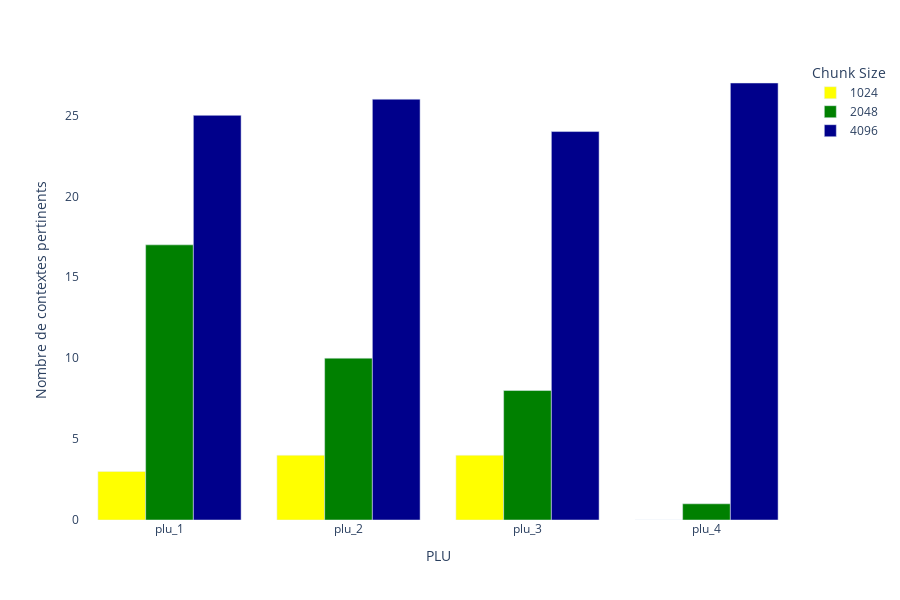

Source (notebook cell):
### Code cell
df_grouped = sum_pertinence_by_plu.reset_index()
df_grouped['chunk_size'] = df_grouped['chunk_size'].astype('category')
custom_colors = {1024: 'yellow', 2048: 'green', 4096: 'darkblue'}

fig = px.bar(df_grouped, 
             x='PLU', 
             y='Pertinence retriever', 
             color='chunk_size', 
             barmode='group',
             labels={'Pertinence retriever': 'Nombre de contextes pertinents', 'chunk_size': 'Chunk Size', 'PLU': 'PLU'},
             color_discrete_map=custom_colors)

fig.update_layout(
    plot_bgcolor='white',
    width=900,
    height=600
)
fig.show()

### Figure 1 — Plotly figure (JSON) as saved in the notebook; plotly's stock layout.template omitted (floating-point values rounded to 4 significant figures)
{"data": [{"alignmentgroup": "True", "hovertemplate": "Chunk Size=1024<br>PLU=%{x}<br>Nombre de contextes pertinents=%{y}<extra></extra>", "legendgroup": "1024", "marker": {"color": "yellow", "pattern": {"shape": ""}}, "name": "1024", "offsetgroup": "1024", "orientation": "v", "showlegend": true, "textposition": "auto", "type": "bar", "x": ["plu_1", "plu_2", "plu_3", "plu_4"], "xaxis": "x", "y": [3, 4, 4, 0], "yaxis": "y"}, {"alignmentgroup": "True", "hovertemplate": "Chunk Size=2048<br>PLU=%{x}<br>Nombre de contextes pertinents=%{y}<extra></extra>", "legendgroup": "2048", "marker": {"color": "green", "pattern": {"shape": ""}}, "name": "2048", "offsetgroup": "2048", "orientation": "v", "showlegend": true, "textposition": "auto", "type": "bar", "x": ["plu_1", "plu_2", "plu_3", "plu_4"], "xaxis": "x", "y": [17, 10, 8, 1], "yaxis": "y"}, {"alignmentgroup": "True", "hovertemplate": "Chunk Size=4096<br>PLU=%{x}<br>Nombre de contextes pertinents=%{y}<extra></extra>", "legendgroup": "4096", "marker": {"color": "darkblue", "pattern": {"shape": ""}}, "name": "4096", "offsetgroup": "4096", "orientation": "v", "showlegend": true, "textposition": "auto", "type": "bar", "x": ["plu_1", "plu_2", "plu_3", "plu_4"], "xaxis": "x", "y": [25, 26, 24, 27], "yaxis": "y"}], "layout": {"barmode": "group", "height": 600, "legend": {"title": {"text": "Chunk Size"}, "tracegroupgap": 0}, "margin": {"t": 60}, "plot_bgcolor": "white", "width": 900, "xaxis": {"anchor": "y", "domain": [0, 1], "title": {"text": "PLU"}}, "yaxis": {"anchor": "x", "domain": [0, 1], "title": {"text": "Nombre de contextes pertinents"}}}}
